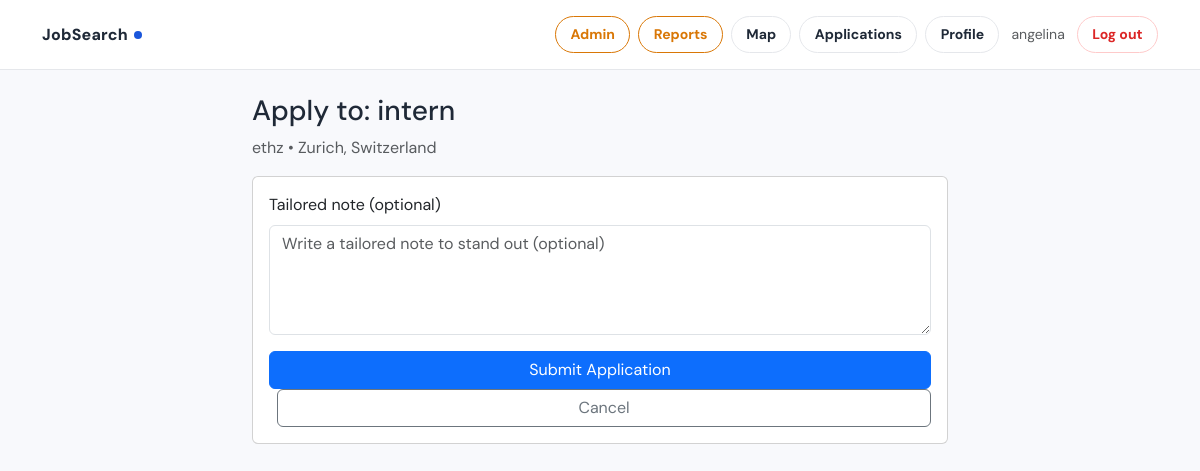
Page /jobs/2/apply/ (signed in) on the committed database.
### jobs/models.py (models this page shows, shortened)
class CustomUser(AbstractUser):
    class Role(models.TextChoices):
        JOB_SEEKER = "job_seeker", "Job Seeker"
        RECRUITER = "recruiter", "Recruiter"
        ADMIN = "admin", "Admin"
    role = models.CharField(
        max_length=20,
        choices=Role.choices,
        default=Role.JOB_SEEKER,
    )
    def is_job_seeker(self):
        return self.role == self.Role.JOB_SEEKER
    def is_recruiter(self):
        return self.role == self.Role.RECRUITER

class JobPosting(models.Model):
    class JobType(models.TextChoices):
        REMOTE = "remote", "Remote"
        ONSITE = "onsite", "On-site"
        HYBRID = "hybrid", "Hybrid"
    class ExperienceLevel(models.TextChoices):
        ENTRY = "entry", "Entry Level"
        MID = "mid", "Mid Level"
        SENIOR = "senior", "Senior Level"
        INTERN = "intern", "Internship"
    recruiter = models.ForeignKey(
        CustomUser, on_delete=models.CASCADE, related_name="job_postings"
    )
    title = models.CharField(max_length=200)
    company = models.CharField(max_length=200)
    description = models.TextField()
    skills = models.TextField(blank=True, help_text="Comma-separated skills")
    location = models.CharField(max_length=200, blank=True)
    latitude = models.FloatField(null=True, blank=True)
    longitude = models.FloatField(null=True, blank=True)
    job_type = models.CharField(
        max_length=20, choices=JobType.choices, default=JobType.ONSITE
    )
    experience_level = models.CharField(
        max_length=20, choices=ExperienceLevel.choices, default=ExperienceLevel.ENTRY
    )
    salary_min = models.PositiveIntegerField(null=True, blank=True)
    salary_max = models.PositiveIntegerField(null=True, blank=True)
    visa_sponsorship = models.BooleanField(default=False)
    is_active = models.BooleanField(default=True)
    created_at = models.DateTimeField(auto_now_add=True)
    updated_at = models.DateTimeField(auto_now=True)
    class Meta:
        ordering = ["-created_at"]

### jobs/views.py (the view)
# urls.py: path("jobs/<int:pk>/apply/", views.apply_to_job, name="apply_to_job"),
@login_required
def apply_to_job(request, pk):
    if not request.user.is_job_seeker():
        return redirect("home")
    job = get_object_or_404(JobPosting, pk=pk)
    profile, _ = JobSeekerProfile.objects.get_or_create(user=request.user)
    if not profile.is_complete():
        missing = ", ".join(profile.completion_missing())
        messages.warning(request, f"Complete your profile before applying. Missing: {missing}")
        return redirect("seeker_profile_edit")
    if Application.objects.filter(job=job, applicant=request.user).exists():
        messages.info(request, "You already applied to this job.")
        return redirect("job_detail", pk=pk)
    if request.method == "POST":
        form = ApplicationForm(request.POST)
        if form.is_valid():
            app = form.save(commit=False)
            app.job = job
            app.applicant = request.user
            app.save()
            messages.success(request, "Application submitted!")
            return redirect("my_applications")
    else:
        form = ApplicationForm()
    return render(request, "jobs/apply.html", {"job": job, "form": form})

### jobs/forms.py
class ApplicationForm(forms.ModelForm):
    class Meta:
        model = Application
        fields = ["note"]
        widgets = {
            "note": forms.Textarea(attrs={
                **FC, "rows": 4,
                "placeholder": "Write a tailored note to stand out (optional)",
            })
        }

### jobs/models.py (called while the page is built)
    def is_complete(self):
        return all([
            self.user.first_name,
            self.user.last_name,
            self.headline,
            self.skills.strip(),
        ])

### jobs/templates/jobs/apply.html (shortened to what this page needs)
{% extends "jobs/base.html" %}
{% block content %}
<div class="container mt-4" style="max-width: 720px;">
<h3 class="mb-2">Apply to: {{ job.title }}</h3>
<p class="text-muted">{{ job.company }}{% if job.location %} • {{ job.location }}{% endif %}</p>
<form method="post" class="card p-3">
    <div class="mb-3">
    <label class="form-label">Tailored note (optional)</label>
    {{ form.note }}
    </div>
    <button type="submit" class="btn btn-primary">Submit Application</button>
    <a href="{% url 'job_detail' job.pk %}" class="btn btn-outline-secondary ms-2">Cancel</a>
</form>
</div>
{% endblock %}

### jobs/templates/jobs/base.html (shortened to what this page needs)
<!doctype html>
<html lang="en">
<head>
  <link href="https://cdn.jsdelivr.net/npm/bootstrap@5.3.3/dist/css/bootstrap.min.css" rel="stylesheet">
</head>
<body>
<nav class="js-nav">
  <div class="container d-flex align-items-center py-3">
    <a class="js-brand" href="{% url 'home' %}">
      JobSearch<span class="js-brand-dot"></span>
    </a>
    <div class="ms-auto d-flex align-items-center gap-2">
      {% if user.is_authenticated %}
        {% if user.is_staff %}
          <a class="btn btn-ghost btn-sm" href="{% url 'admin_user_list' %}" style="border-color:var(--warning);color:var(--warning);">Admin</a>
          <a class="btn btn-ghost btn-sm" href="{% url 'admin_report_list' %}" style="border-color:var(--warning);color:var(--warning);">Reports</a>
        {% endif %}
        <a class="btn btn-ghost btn-sm" href="{% url 'job_map' %}">Map</a>
        {% if user.is_job_seeker %}
          <a class="btn btn-ghost btn-sm" href="{% url 'my_applications' %}">Applications</a>
          <a class="btn btn-ghost btn-sm" href="{% url 'seeker_profile' %}">Profile</a>
        {% endif %}
        <span class="text-muted small ms-1">{{ user.username }}</span>
        <form method="post" action="{% url 'logout' %}" class="d-inline ms-1">
          <button class="btn btn-ghost btn-sm" type="submit" style="color:var(--danger);border-color:#fecaca;">Log out</button>
        </form>
      {% else %}
        <a class="btn btn-ghost btn-sm" href="{% url 'register_recruiter' %}">Recruiter</a>
        <a class="btn btn-ghost btn-sm" href="{% url 'register_seeker' %}">Job Seeker</a>
        <a class="btn btn-brand btn-sm" href="{% url 'login' %}">Sign in</a>
      {% endif %}
    </div>
  </div>
</nav>
{% block content %}{% endblock %}
</body>
</html>

### jobs/templates/jobs/base.html (style rules this page uses)
:root { --brand: #1a56db; --brand-light: #e8effc; --brand-dark: #0f3a94; --surface: #f8f9fc; --card: #ffffff; --border: #e5e7eb; --text: #1f2937; --text-muted: #6b7280; --success: #059669; --danger: #dc2626; --warning: #d97706; --info: #0891b2; --shadow-sm: 0 1px 2px rgba(0,0,0,.05); --shadow-md: 0 8px 24px rgba(17,24,39,.08); }
body { font-family: "DM Sans", system-ui, -apple-system, Segoe UI, Roboto, Arial, sans-serif; background: var(--surface); color: var(--text); }
.js-nav { background: rgba(255,255,255,.9); backdrop-filter: blur(10px); border-bottom: 1px solid var(--border); position: sticky; top: 0; z-index: 100; }
.js-brand { text-decoration: none; font-weight: 800; color: var(--text); letter-spacing: .2px; }
.js-brand-dot { width: 8px; height: 8px; border-radius: 50%; display: inline-block; width: 8px; height: 8px; background: var(--brand); border-radius: 999px; margin-left: 6px; transform: translateY(-1px); }
.btn-ghost { background: white; border: 1px solid var(--border); border-radius: 999px; font-weight: 700; color: var(--text); padding: .45rem .9rem; }

### rows in the picture
CustomUser: username "angelina"
JobPosting: title "intern", company "ethz", location "Zurich, Switzerland"
